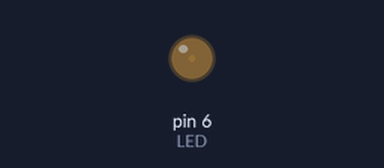
A sketch run on a simulated Arduino Uno, built with avr-gcc and run on an emulated ATmega328P. Shown: output pins drawn as LEDs (lit = HIGH).

Above: at 0.05 s.
At 0.65 s:
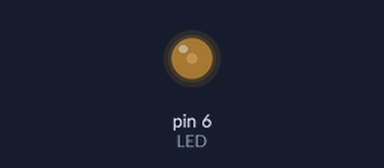
At 1.3 s:
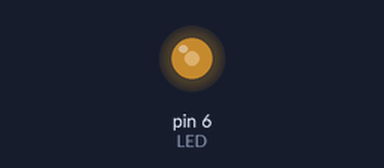
At 2.55 s:
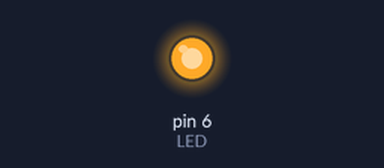
Timing chart, 0 to 7.0 s (numbered marks = the images above):
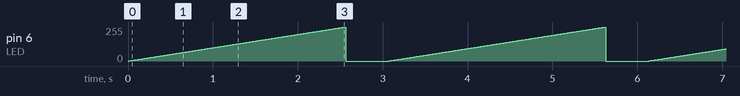

Measured:
- by itself, pin 6 (LED): ramps from 0/255 to 255/255 and jumps back, once every 3.1 s

The sketch:

ex05_02_05_b.ino
```cpp
// LED가 점점 밝아짐 (do-while문)

#define LED 6

void setup() {
  pinMode(LED, OUTPUT);
}

void loop() {
  int i = 0;
  do {
    analogWrite(LED, i);
    delay(10);
    i++;
  } while (i < 256);
  digitalWrite(LED, 0);
  delay(500);
}
```
